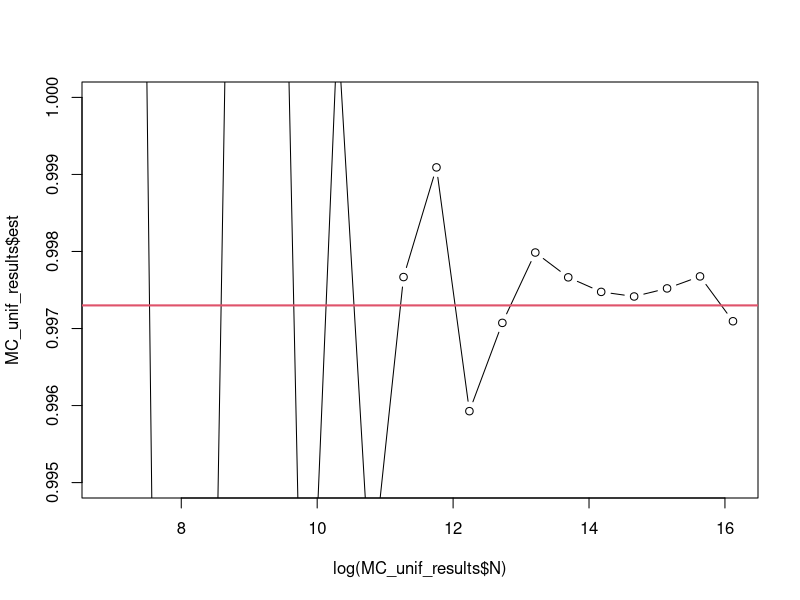
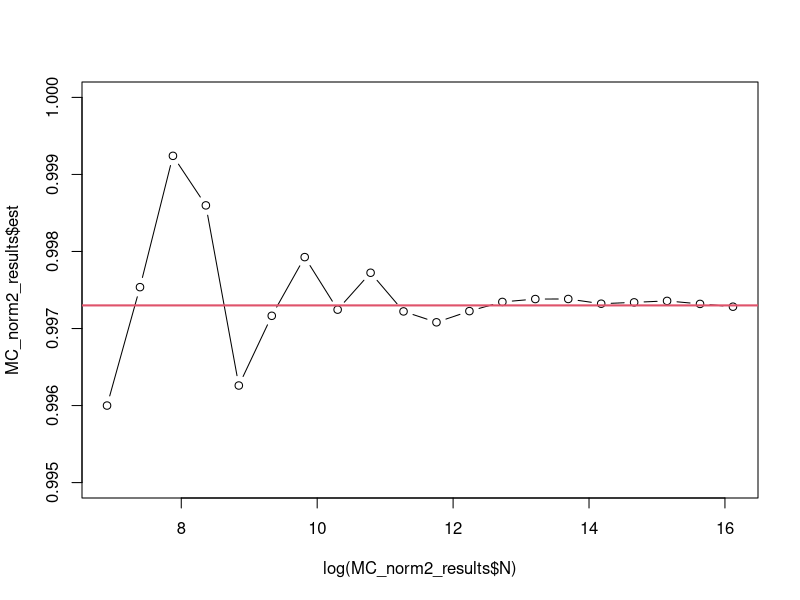
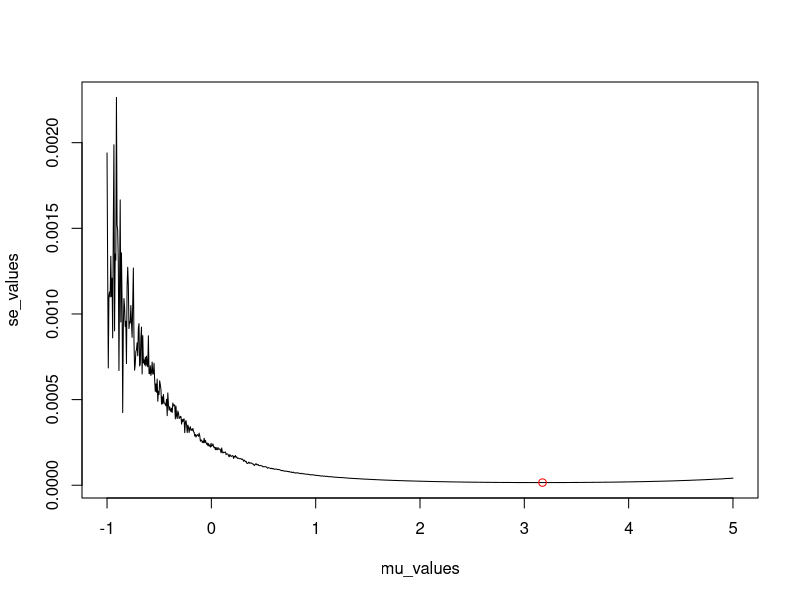
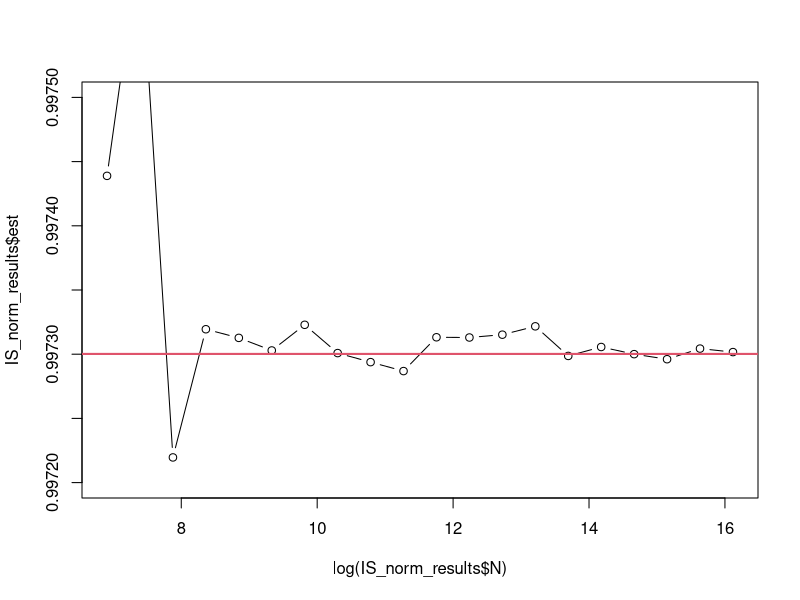
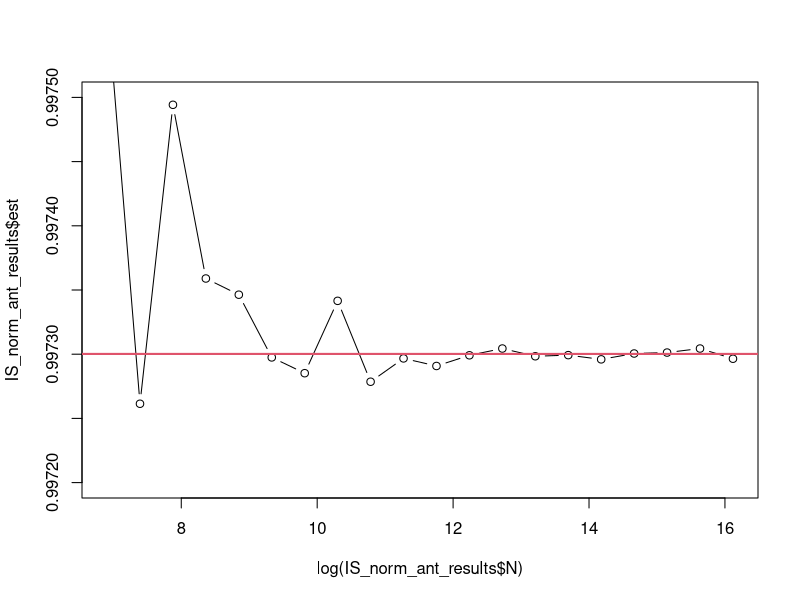
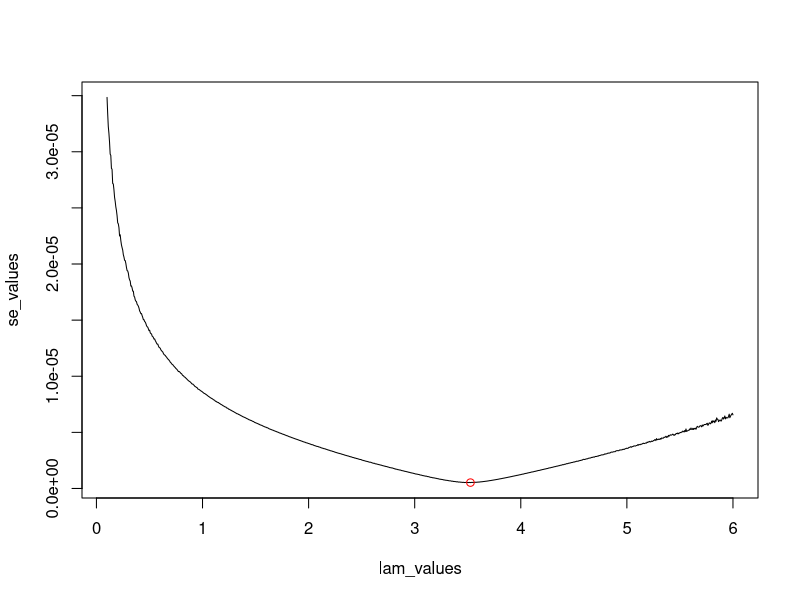
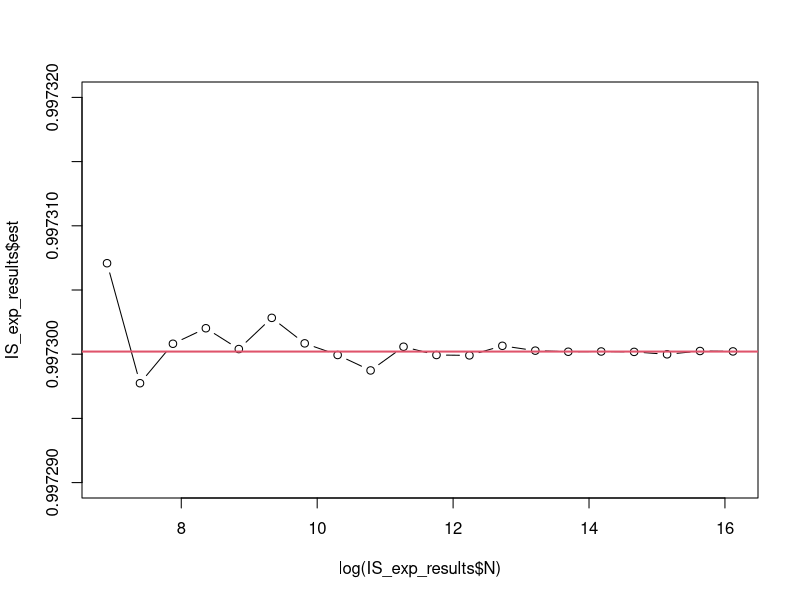
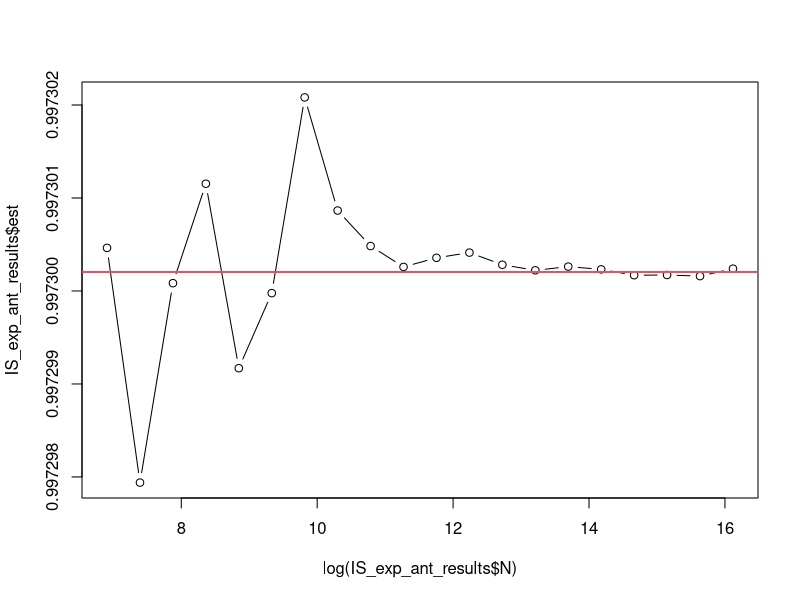

Write the R code that produced these figures, in order.
library(dplyr)

p_true <- 2 * pnorm(3, mean = 0, sd = 1) - 1

MC_unif <- function(N, K = 3){
  f <- function(x) 2*K / (sqrt(2*pi)) * exp(-x^2/2)
  x <- runif(N, min = -K, max = K)
  vals <- f(x)
  
  est <- mean(vals)
  se <- sd(vals)/sqrt(N)
  
  list(est = est, se = se)
}

N_values <- seq(log(1000), log(1e7), length.out = 20) |> exp() |> round() |> unique()
MC_unif_results <- lapply(N_values, function(N){
  result <- MC_unif(N)
  
  data.frame(
    N = N,
    est = result$est,
    se = result$se
  )
})

MC_unif_results <- bind_rows(MC_unif_results)
plot(log(MC_unif_results$N), MC_unif_results$est, type = "b", ylim = c(0.995, 1))
abline(h = p_true, col = 2, lwd = 2)

# EXO2 =========================================================================
# Crude Monte-Carlo
MC_norm2 <- function(N){
  x <- rnorm(N, mean = 0, sd = 1)
  vals <- (x >= 3) * 1
  
  est <- 1 - 2 * mean(vals)
  se <- 2 * sd(vals)/sqrt(N)
  
  list(est = est, se = se)
}

# Run MC
N_values <- seq(log(1000), log(1e7), length.out = 20) |> exp() |> round() |> unique()
MC_norm2_results <- lapply(N_values, function(N){
  result <- MC_norm2(N)
  
  data.frame(
    N = N,
    est = result$est,
    se = result$se
  )
})

MC_norm2_results <- bind_rows(MC_norm2_results)
plot(log(MC_norm2_results$N), MC_norm2_results$est, type = "b", ylim = c(0.995, 1))
abline(h = p_true, col = 2, lwd = 2)

# Importance Sampling with Normal proposal N(mu, 1)
IS_norm <- function(N, mu, K = 3){
  f <- function(x) (1 / (sqrt(2*pi)) * exp(-x^2/2)) * (x >= K)
  g <- function(x) 1 / (sqrt(2*pi)) * exp(-(x - mu)^2/2)
  
  x <- rnorm(N, mean = mu, sd = 1)
  vals <- f(x) / g(x)
  
  est <- 1 - 2 * mean(vals)
  se <- 2 * sd(vals)/sqrt(N)
  
  list(est = est, se = se)
}

# Choice of mu
mu_values <- seq(-1, 5, length.out = 1000)
se_values <- sapply(mu_values, function(mu){
  result <- IS_norm(1e5, mu = mu)
  result$se
})
mu_opt <- mu_values[which.min(se_values)]
plot(mu_values, se_values, type = "l")
points(mu_opt, min(se_values), col = "red", type = "p")

# Run IS with optimal mu
N_values <- seq(log(1000), log(1e7), length.out = 20) |> exp() |> round() |> unique()
IS_norm_results <- lapply(N_values, function(N){
  result <- IS_norm(N, mu = mu_opt)
  data.frame(
    N = N,
    est = result$est,
    se = result$se
  )
})

IS_norm_results <- bind_rows(IS_norm_results)
plot(log(IS_norm_results$N), IS_norm_results$est, type = "b", ylim = c(0.9972, 0.9975))
abline(h = p_true, col = 2, lwd = 2)

# Importance Sampling with Antithetic Variables
IS_norm_ant <- function(N, mu, K = 3){
  f <- function(x) (1 / (sqrt(2*pi)) * exp(-x^2/2)) * (x >= K)
  g <- function(x) 1 / (sqrt(2*pi)) * exp(-(x - mu)^2/2)
  
  x1 <- rnorm(N, mean = mu, sd = 1)
  x2 <- 2 * mu - x1
  
  vals1 <- f(x1) / g(x1)
  vals2 <- f(x2) / g(x2)
  
  vals <- 0.5 * (vals1 + vals2)
  
  est <- 1 - 2 * mean(vals)
  se <- 2 * sd(vals)/sqrt(N)
  
  list(est = est, se = se)
}

# Run IS with Antithetic Variables
N_values <- seq(log(1000), log(1e7), length.out = 20) |> exp() |> round() |> unique()
IS_norm_ant_results <- lapply(N_values, function(N){
  result <- IS_norm_ant(N, mu = mu_opt)
  data.frame(
    N = N,
    est = result$est,
    se = result$se
  )
})

IS_norm_ant_results <- bind_rows(IS_norm_ant_results)
plot(log(IS_norm_ant_results$N), IS_norm_ant_results$est, type = "b", ylim = c(0.9972, 0.9975))
abline(h = p_true, col = 2, lwd = 2)

# TO DO at home: Importance Sampling with Exponential proposal
IS_exp <- function(N, lam, K = 3){
  f <- function(x) (1 / (sqrt(2*pi)) * exp(-x^2/2)) * (x >= K)
  g <- function(x) lam * exp(-lam * (x - K)) * (x >= K)
  
  x <- rexp(N, rate = lam) + K
  vals <- f(x) / g(x)
  
  est <- 1 - 2 * mean(vals)
  se <- 2 * sd(vals)/sqrt(N)
  
  list(est = est, se = se)
}

# choice of lam
lam_values <- seq(0.1, 6, length.out = 1000)
se_values <- sapply(lam_values, function(lam){
  result <- IS_exp(1e5, lam = lam)
  result$se
})
lam_opt <- lam_values[which.min(se_values)]
plot(lam_values, se_values, type = "l")
points(lam_opt, min(se_values), col = "red", type = "p")

# Run IS with optimal lam
N_values <- seq(log(1000), log(1e7), length.out = 20) |> exp() |> round() |> unique()
IS_exp_results <- lapply(N_values, function(N){
  result <- IS_exp(N, lam = lam_opt)
  data.frame(
    N = N,
    est = result$est,
    se = result$se
  )
})
IS_exp_results <- bind_rows(IS_exp_results)
plot(log(IS_exp_results$N), IS_exp_results$est, type = "b", ylim = c(0.99729, 0.99732))
abline(h = p_true, col = 2, lwd = 2)

# TO DO at home: Importance Sampling with Exponential proposal and Antithetic Variables
IS_exp_ant <- function(N, lam, K = 3){
  f <- function(x) (1 / (sqrt(2*pi)) * exp(-x^2/2)) * (x >= K)
  g <- function(x) lam * exp(-lam * (x - K)) * (x >= K)
  
  u <- runif(N)
  x1 <- -log(u) / lam + K
  x2 <- -log(1 - u) / lam + K
  vals1 <- f(x1) / g(x1)
  vals2 <- f(x2) / g(x2)
  vals <- 0.5 * (vals1 + vals2)
  
  est <- 1 - 2 * mean(vals)
  se <- 2 * sd(vals)/sqrt(N)
  
  list(est = est, se = se)
}

# Run IS with Antithetic Variables
N_values <- seq(log(1000), log(1e7), length.out = 20) |> exp() |> round() |> unique()
IS_exp_ant_results <- lapply(N_values, function(N){
  result <- IS_exp_ant(N, lam = lam_opt)
  data.frame(
    N = N,
    est = result$est,
    se = result$se
  )
})
IS_exp_ant_results <- bind_rows(IS_exp_ant_results)
plot(log(IS_exp_ant_results$N), IS_exp_ant_results$est, type = "b")
abline(h = p_true, col = 2, lwd = 2)


# EXO3 =========================================================================
I_true <- 2 # 2/lam^2

# Crude Monte Carlo
MC_exp_int <- function(N){
  x <- rexp(N)
  vals <- x^2
  
  est <- mean(vals)
  se <- sd(vals)/sqrt(N)
  
  list(est = est, se = se)
}

N_values <- seq(log(1000), log(1e7), length.out = 20) |> exp() |> round() |> unique()
results <- lapply(N_values, function(N){
  result <- MC_exp_int(N)
  
  data.frame(
    N = N,
    est = result$est,
    se = result$se
  )
})
results <- bind_rows(results)
plot(log(results$N), results$est, type = "b")
abline(h = I_true, col = 2, lwd = 2)


# Control variables
CV_exp_int <- function(N, train_ratio = 0.1){
  N_train <- ceiling(N * train_ratio)

  x <- rexp(N)

  # Training data
  x_train <- x[1:N_train]
  vals_train <- x_train^2

  # Estimate optimal coefficient c using training data
  # c* = Cov(X^2, X) / Var(X)
  c_opt <- cov(vals_train, x_train) / var(x_train)

  # Test data
  x_test <- x[(N_train + 1):N]
  vals_test <- x_test^2

  # Control variable estimator
  # θ̂_CV = mean(X^2) - c*(mean(X) - E[X])
  # E[X] = 1 for Exp(1)
  est_cv <- mean(vals_test) - c_opt * (mean(x_test) - 1)

  # Standard error from residuals
  residuals <- vals_test - c_opt * x_test
  se <- sd(residuals) / sqrt(length(x_test))

  list(est = est_cv, se = se, c_opt = c_opt)
}

N_values <- seq(log(1000), log(1e7), length.out = 20) |> exp() |> round() |> unique()
results <- lapply(N_values, function(N){
  result <- CV_exp_int(N)
  
  data.frame(
    N = N,
    est = result$est,
    se = result$se
  )
})
results <- bind_rows(results)
plot(log(results$N), results$est, type = "b")
abline(h = I_true, col = 2, lwd = 2)



